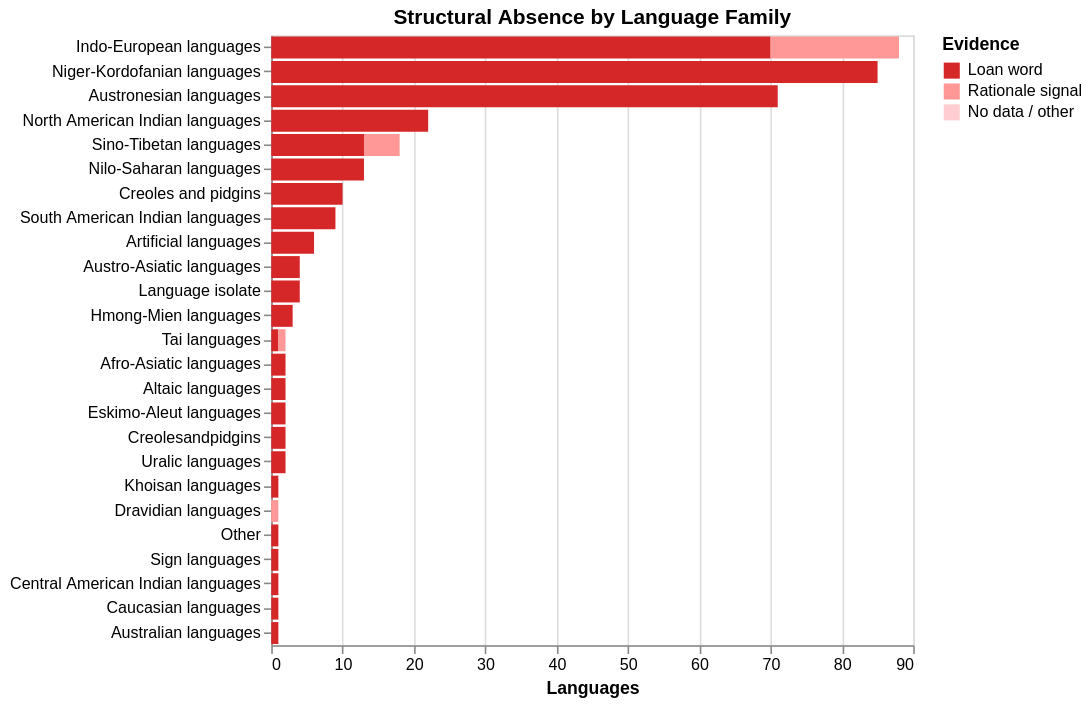

Here is the notebook cell this chart was saved with:
### Code cell
# Structural absence by family (stacked: loan word vs rationale signal)
absent_family = (
    absent
    .assign(signal_type=lambda d: d.apply(
        lambda r: 'Loan word' if r['loan_words_found']
        else ('Rationale signal' if len(str(r['absence_signals'])) > 2
              else 'No data / other'),
        axis=1
    ))
    .groupby(['language_family', 'signal_type'])
    .size()
    .reset_index(name='n')
)

family_order = (
    absent_family.groupby('language_family')['n'].sum()
    .sort_values(ascending=False).index.tolist()
)

alt.Chart(absent_family).mark_bar().encode(
    x=alt.X('n:Q', title='Languages'),
    y=alt.Y('language_family:N', sort=family_order, title=None),
    color=alt.Color('signal_type:N',
        scale=alt.Scale(
            domain=['Loan word', 'Rationale signal', 'No data / other'],
            range=['#d62728', '#ff9896', '#ffcdd2']
        ),
        title='Evidence'
    ),
    tooltip=['language_family:N', 'signal_type:N', 'n:Q']
).properties(width=400, height=380, title='Structural Absence by Language Family')

### Figure 1 — Vega specification as saved in the notebook (floating-point values rounded to 4 significant figures)
{"$schema": "https://vega.github.io/schema/vega/v6.json", "data": [{"name": "source_0"}, {"name": "data_0", "values": [{"language_family": "Afro-Asiatic languages", "n": 2, "n_end": 2.0, "n_start": 0.0, "signal_type": "Loan word"}, {"language_family": "Altaic languages", "n": 2, "n_end": 2.0, "n_start": 0.0, "signal_type": "Loan word"}, {"language_family": "Artificial languages", "n": 6, "n_end": 6.0, "n_start": 0.0, "signal_type": "Loan word"}, {"language_family": "Australian languages", "n": 1, "n_end": 1.0, "n_start": 0.0, "signal_type": "Loan word"}, {"language_family": "Austro-Asiatic languages", "n": 4, "n_end": 4.0, "n_start": 0.0, "signal_type": "Loan word"}, {"language_family": "Austronesian languages", "n": 71, "n_end": 71.0, "n_start": 0.0, "signal_type": "Loan word"}, {"language_family": "Caucasian languages", "n": 1, "n_end": 1.0, "n_start": 0.0, "signal_type": "Loan word"}, {"language_family": "Central American Indian languages", "n": 1, "n_end": 1.0, "n_start": 0.0, "signal_type": "Loan word"}, {"language_family": "Creoles and pidgins", "n": 10, "n_end": 10.0, "n_start": 0.0, "signal_type": "Loan word"}, {"language_family": "Creolesandpidgins", "n": 2, "n_end": 2.0, "n_start": 0.0, "signal_type": "Loan word"}, {"language_family": "Dravidian languages", "n": 1, "n_end": 1.0, "n_start": 0.0, "signal_type": "Rationale signal"}, {"language_family": "Eskimo-Aleut languages", "n": 2, "n_end": 2.0, "n_start": 0.0, "signal_type": "Loan word"}, {"language_family": "Hmong-Mien languages", "n": 3, "n_end": 3.0, "n_start": 0.0, "signal_type": "Loan word"}, {"language_family": "Indo-European languages", "n": 70, "n_end": 70.0, "n_start": 0.0, "signal_type": "Loan word"}, {"language_family": "Indo-European languages", "n": 18, "n_end": 88.0, "n_start": 70.0, "signal_type": "Rationale signal"}, {"language_family": "Khoisan languages", "n": 1, "n_end": 1.0, "n_start": 0.0, "signal_type": "Loan word"}, {"language_family": "Language isolate", "n": 4, "n_end": 4.0, "n_start": 0.0, "signal_type": "Loan word"}, {"language_family": "Niger-Kordofanian languages", "n": 85, "n_end": 85.0, "n_start": 0.0, "signal_type": "Loan word"}, {"language_family": "Nilo-Saharan languages", "n": 13, "n_end": 13.0, "n_start": 0.0, "signal_type": "Loan word"}, {"language_family": "North American Indian languages", "n": 22, "n_end": 22.0, "n_start": 0.0, "signal_type": "Loan word"}, {"language_family": "Other", "n": 1, "n_end": 1.0, "n_start": 0.0, "signal_type": "Loan word"}, {"language_family": "Sign languages", "n": 1, "n_end": 1.0, "n_start": 0.0, "signal_type": "Loan word"}, {"language_family": "Sino-Tibetan languages", "n": 13, "n_end": 13.0, "n_start": 0.0, "signal_type": "Loan word"}, {"language_family": "Sino-Tibetan languages", "n": 5, "n_end": 18.0, "n_start": 13.0, "signal_type": "Rationale signal"}, {"language_family": "South American Indian languages", "n": 9, "n_end": 9.0, "n_start": 0.0, "signal_type": "Loan word"}, {"language_family": "Tai languages", "n": 1, "n_end": 1.0, "n_start": 0.0, "signal_type": "Loan word"}, {"language_family": "Tai languages", "n": 1, "n_end": 2.0, "n_start": 1.0, "signal_type": "Rationale signal"}, {"language_family": "Uralic languages", "n": 2, "n_end": 2.0, "n_start": 0.0, "signal_type": "Loan word"}]}, {"name": "source_0_y_domain_language_family", "values": [{"language_family": "Afro-Asiatic languages", "sort_field": 13.0}, {"language_family": "Altaic languages", "sort_field": 14.0}, {"language_family": "Artificial languages", "sort_field": 8.0}, {"language_family": "Australian languages", "sort_field": 24.0}, {"language_family": "Austro-Asiatic languages", "sort_field": 9.0}, {"language_family": "Austronesian languages", "sort_field": 2.0}, {"language_family": "Caucasian languages", "sort_field": 23.0}, {"language_family": "Central American Indian languages", "sort_field": 22.0}, {"language_family": "Creoles and pidgins", "sort_field": 6.0}, {"language_family": "Creolesandpidgins", "sort_field": 16.0}, {"language_family": "Dravidian languages", "sort_field": 19.0}, {"language_family": "Eskimo-Aleut languages", "sort_field": 15.0}, {"language_family": "Hmong-Mien languages", "sort_field": 11.0}, {"language_family": "Indo-European languages", "sort_field": 0.0}, {"language_family": "Khoisan languages", "sort_field": 18.0}, {"language_family": "Language isolate", "sort_field": 10.0}, {"language_family": "Niger-Kordofanian languages", "sort_field": 1.0}, {"language_family": "Nilo-Saharan languages", "sort_field": 5.0}, {"language_family": "North American Indian languages", "sort_field": 3.0}, {"language_family": "Other", "sort_field": 20.0}, {"language_family": "Sign languages", "sort_field": 21.0}, {"language_family": "Sino-Tibetan languages", "sort_field": 4.0}, {"language_family": "South American Indian languages", "sort_field": 7.0}, {"language_family": "Tai languages", "sort_field": 12.0}, {"language_family": "Uralic languages", "sort_field": 17.0}]}], "marks": [{"type": "rect", "name": "marks", "from": {"data": "data_0"}, "encode": {"update": {"fill": {"field": "signal_type", "scale": "color"}, "height": {"signal": "max(0.25, bandwidth('y'))"}, "tooltip": {"signal": "{\"language_family\": isValid(datum[\"language_family\"]) ? datum[\"language_family\"] : \"\"+datum[\"language_family\"], \"signal_type\": isValid(datum[\"signal_type\"]) ? datum[\"signal_type\"] : \"\"+datum[\"signal_type\"], \"n\": format(datum[\"n\"], \"\")}"}, "x2": {"field": "n_start", "scale": "x"}, "y": {"field": "language_family", "scale": "y"}, "x": {"field": "n_end", "scale": "x"}}}, "style": ["bar"]}], "scales": [{"name": "x", "type": "linear", "domain": {"data": "data_0", "fields": ["n_start", "n_end"]}, "range": [0, {"signal": "width"}], "nice": true, "zero": true}, {"name": "y", "type": "band", "domain": {"data": "source_0_y_domain_language_family", "field": "language_family", "sort": {"op": "max", "field": "sort_field"}}, "range": [0, {"signal": "height"}], "paddingOuter": 0.05, "paddingInner": 0.1}, {"name": "color", "type": "ordinal", "domain": ["Loan word", "Rationale signal", "No data / other"], "range": ["#d62728", "#ff9896", "#ffcdd2"]}], "axes": [{"scale": "x", "minExtent": 0, "tickCount": {"signal": "ceil(width/40)"}, "labels": false, "orient": "bottom", "domain": false, "gridScale": "y", "ticks": false, "zindex": 0, "aria": false, "grid": true, "maxExtent": 0}, {"scale": "x", "tickCount": {"signal": "ceil(width/40)"}, "labelOverlap": true, "title": "Languages", "orient": "bottom", "labelFlush": true, "grid": false, "zindex": 0}, {"scale": "y", "orient": "left", "grid": false, "zindex": 0}], "title": {"text": "Structural Absence by Language Family", "frame": "group"}, "height": 380, "legends": [{"title": "Evidence", "fill": "color", "symbolType": "square"}], "padding": 5, "width": 400, "style": "cell", "background": "white"}
